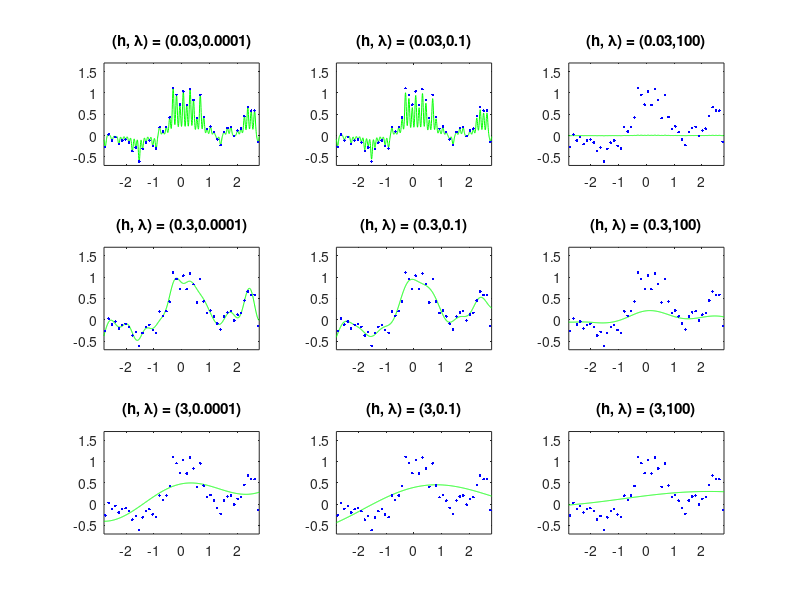
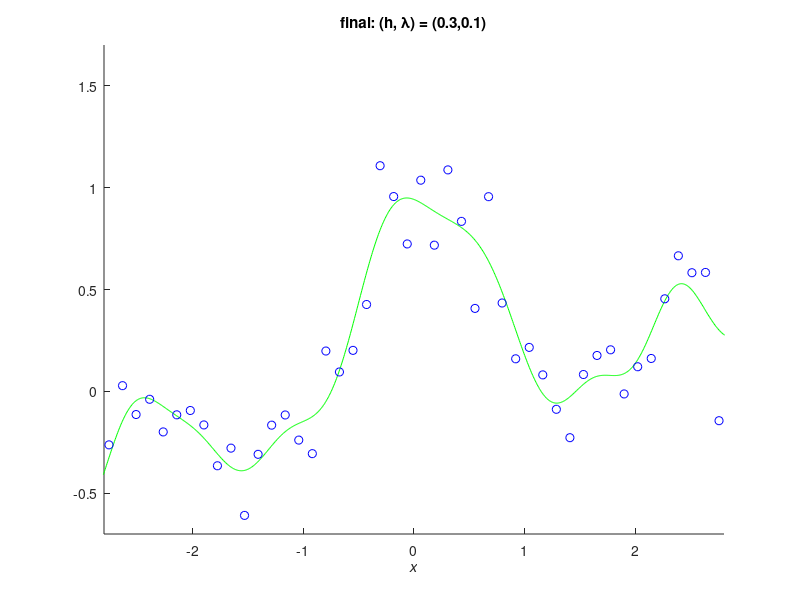

Recreate these plots in MATLAB, in order.
%% Example 4.3 Model Selection with Cross Validation
%
% * *Result in book* : Figure 4.9
% * *Code in book* : Figure 4.14
% * *Output* : |eg04_3_A.png, eg04_3_B.png|
% * *Usage* : |eg04_3(), eg04_3(50, 1000)|
%
%% Source Code
function eg04_3(n, N)
    % init
    rng(0, 'v5uniform'); rng(0, 'v5normal');
    % recommended, use it in future instead of
    % rand('state', 0); randn('state', 0);
    if nargin < 2
        n = 50; N = 1000;
    end

    % constant
    x = linspace(-3, 3, n)';
    X = linspace(-3, 3, N)';
    pix = pi * x;
    y = sin(pix) ./ (pix) + 0.1 * x + 0.2 * randn(n, 1);

    % plot preparation
    figure('Name', 'example 4-3 A'); clf; hold on;

    % kernel function
    x2 = x .^ 2;
    X2 = X .^ 2;
    xx = repmat(x2, 1, n) + repmat(x2', n, 1) - 2 * x * x';
    xX = repmat(X2, 1, n) + repmat(x2', N, 1) - 2 * X * x';

    % iteration parameter
    hidx = [0.03 0.3 3];
    hhs = 2 * hidx .^ 2;
    ls = [0.0001 0.1 100];
    m = 5;
    u = floor(m * (0 : n - 1) / n) + 1;
    u = u(randperm(n));

    id = 1;
    g = zeros(3, 3, m);
    for hk = 1 : length(hhs)
        hh = hhs(hk);
        hhh = hidx(hk);
        k = exp(-xx / hh);
        K = exp(-xX / hh);
        for ii = 1 : m
            ki = k(u ~= ii, :);
            kc = k(u == ii, :);
            yi = y(u ~= ii);
            yc = y(u == ii);
            for lk = 1 : length(ls)
                l = ls(lk);
                t = (ki' * ki + l * eye(n)) \ (ki' * yi);
                fc = kc * t;
                g(hk, lk, ii) = mean((fc - yc) .^ 2);
            end
        end
        for lk = 1 : length(ls)
            l = ls(lk);
            t = (k ^ 2 + l * eye(n)) \ (k * y);
            F = K * t;
            plotFigure(3, 3, id, num2str(hhh), num2str(l), X, F, x, y);
            id = id + 1;
        end
    end
    saveas(gcf, 'eg04_3_A', 'png');

    [gl, ggl] = min(mean(g, 3), [], 2);
    [~, gghl] = min(gl);
    L = ls(ggl(gghl));
    HH = hhs(gghl);

    K = exp(-(repmat(X .^ 2, 1, n) + repmat(x2', N, 1) - 2 * X * x') / HH);
    k = exp(-xx / HH);

    t = (k ^ 2 + L * eye(n)) \ (k * y);
    F = K * t;

    figure('Name', 'example 4-3 B'); clf; hold on;
    plot(X, F, 'g-', x, y, 'bo');
    axis([-2.8 2.8 -0.7 1.7]); xlabel('\itx');
    title(strcat( 'final: (h, \lambda) = (', num2str(hidx(gghl)), ', ', num2str(L), ')' ));

    % save figure
    saveas(gcf, 'eg04_3_B', 'png');

    % sub-function, plot sub-figure
    function [] = plotFigure( M, N, id, h, lambda, x1, y1, x2, y2 )
        subplot(M, N, id);
        plot(x1, y1, 'g-', x2, y2, 'b.');
        axis([-2.8 2.8 -0.7 1.7]);
        title(strcat( '(h, \lambda) = (', h, ', ', lambda, ')' ));
    end
end